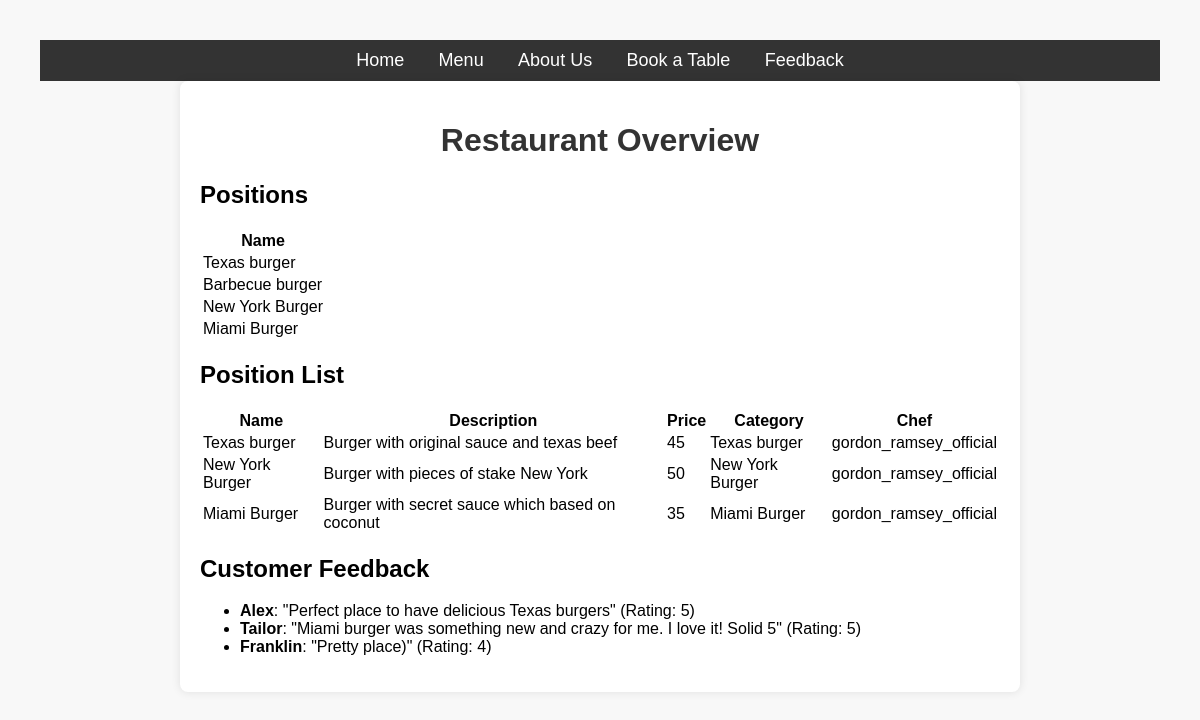
/restaurant_app/, run on an earlier commit of the app's database.
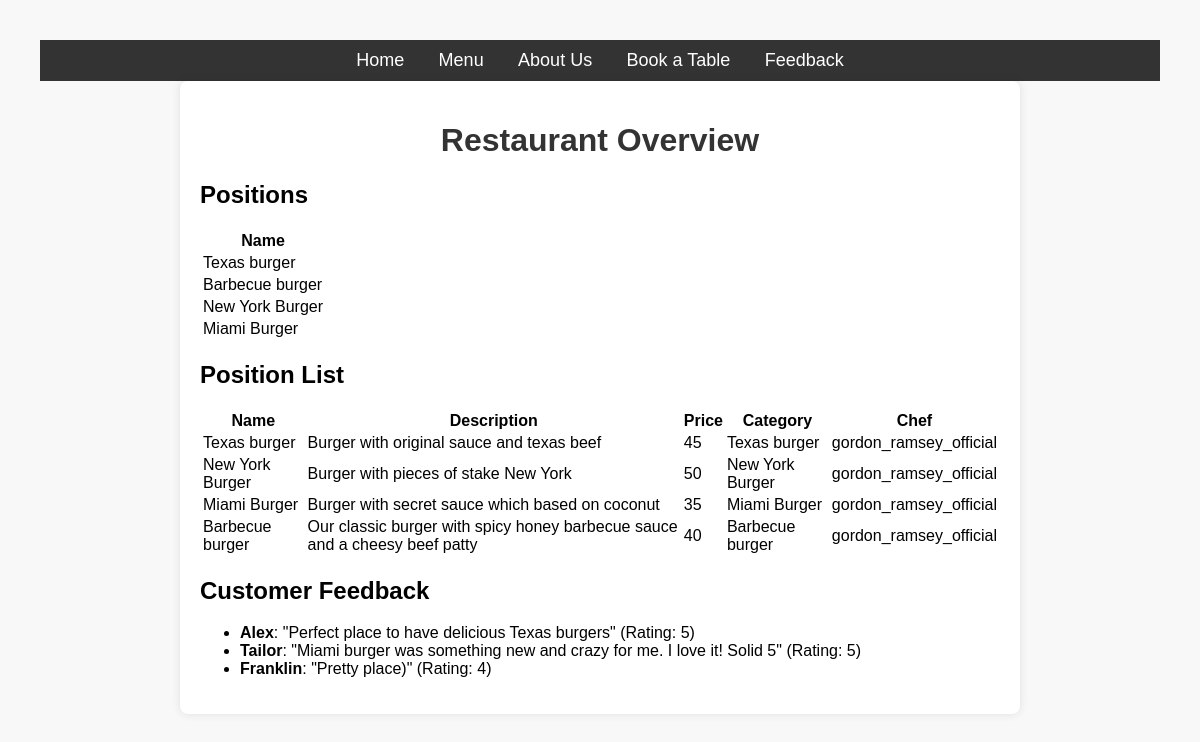
And on a later commit of the database.
### restaurant_app/models.py (models this page shows, shortened)
class Position(models.Model):
    position_name = models.CharField(max_length=15)

class PositionList(models.Model):
    position_name = models.CharField(max_length=40)
    description = models.TextField(blank=False)
    price = models.IntegerField()
    category = models.ForeignKey(Position, related_name='name', on_delete=models.CASCADE)
    chef = models.ForeignKey('Chef', related_name='positions', on_delete=models.CASCADE)

class Chef(AbstractUser):
    is_chef = models.BooleanField(default=False)
    def __str__(self):
        return self.username

class Feedback(models.Model):
    user_name = models.CharField(max_length=15)
    description = models.TextField(blank=False)
    rating = models.IntegerField()

### restaurant_app/views.py (the view)
# urls.py: 2. Add a URL to urlpatterns:  path('', views.home, name='home')
def home(request: HttpRequest) -> HttpResponse:
    positions = Position.objects.all()
    position_list = PositionList.objects.all()
    review = Feedback.objects.all()
    context = {
        'positions': positions,
        'position_list': position_list,
        'review': review
    }
    return render(
        request,
        'restaurant_app/home.html',
        context=context
    )

### templates/restaurant_app/home.html (shortened to what this page needs)
{% extends 'base.html' %}
{% block content %}
    <h1>Restaurant Overview</h1>
    <h2>Positions</h2>
    <table>
        <tr>
            <th>Name</th>
        </tr>
        {% for position in positions %}
        <tr>
            <td>{{ position.position_name }}</td>
        </tr>
        {% empty %}
        <tr>
            <td>No positions available</td>
        </tr>
        {% endfor %}
    </table>
    <h2>Position List</h2>
    <table>
        <tr>
            <th>Name</th>
            <th>Description</th>
            <th>Price</th>
            <th>Category</th>
            <th>Chef</th>
        </tr>
        {% for item in position_list %}
        <tr>
            <td>{{ item.position_name }}</td>
            <td>{{ item.description }}</td>
            <td>{{ item.price }}</td>
            <td>{{ item.category.position_name }}</td>
            <td>{{ item.chef }}</td>
        </tr>
        {% empty %}
        <tr>
            <td colspan="5">No position list available</td>
        </tr>
        {% endfor %}
    </table>
    <h2>Customer Feedback</h2>
    <ul>
        {% for feedback in review %}
        <li><strong>{{ feedback.user_name }}</strong>: "{{ feedback.description }}" (Rating: {{ feedback.rating }})</li>
        {% empty %}
        <li>No feedback available</li>
        {% endfor %}
    </ul>
{% endblock %}

What changed in the data, as far as the page shows it:
added PositionList: position_name "Barbecue burger", description "Our classic burger with spicy honey barbecue sauce and a cheesy beef patty", price "40", category.position_name "Barbecue burger", chef "gordon_ramsey_official"
